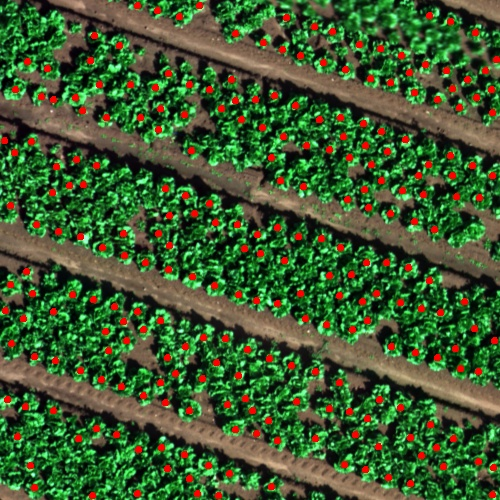
#> input picture assets/1.jpg, 500 x 500 px, found by its file name
$ python 07_edge_detection.py
#> lines starting #> are read from the running program, lines starting #| are printed output that depends on the picture
import cv2
import imutils

img = cv2.imread(r'F:\Users\BardKrzysztof\PycharmProjects\computer-vision\assets\1.jpg')
#> img is the input picture: shape (500, 500, 3); mean B, G, R 47, 89.6, 62.8
cv2.imshow('salata', img)
# cv2.waitKey(0)

for threshold1_val in range (0,256,10):
    for threshold2_val in range (0,256,10):
        canny = cv2.Canny(image=img, threshold1=threshold1_val, threshold2=threshold2_val)
        cv2.imshow(f'threshold value : {threshold1_val} , {threshold2_val}', canny)
        cv2.waitKey(1)
        cv2.destroyWindow(f'threshold value : {threshold1_val}, {threshold2_val}')
#> this loop made 26 passes
#> pass 1, `cv2.imshow(f'threshold value : {threshold1_val} , {threshold2_val}', c..`:
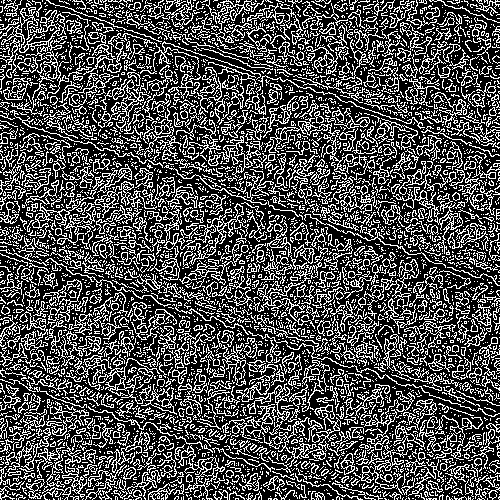
#> window 'threshold value : 0 , 0': shape (500, 500); 30.5% white in thin lines or dots
#> pass 1, `cv2.imshow(f'threshold value : {threshold1_val} , {threshold2_val}', c..`:
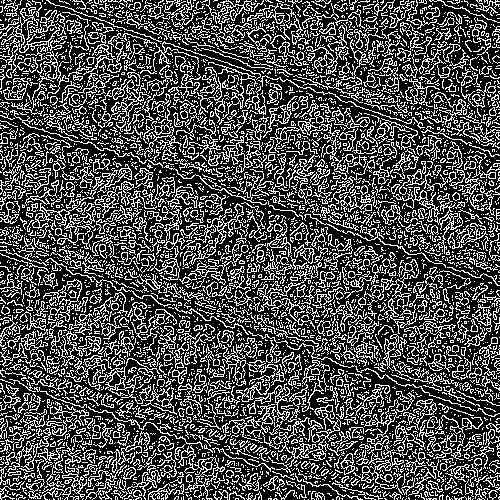
#> window 'threshold value : 0 , 30': shape (500, 500); 30.4% white in thin lines or dots
#> pass 1, `cv2.imshow(f'threshold value : {threshold1_val} , {threshold2_val}', c..`:
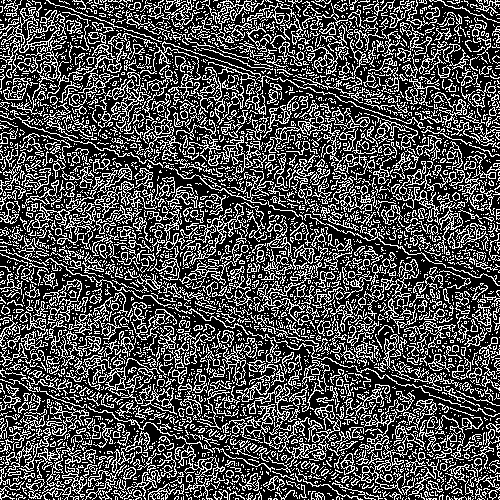
#> window 'threshold value : 0 , 40': shape (500, 500); 30.3% white in thin lines or dots

cv2.waitKey(0)
